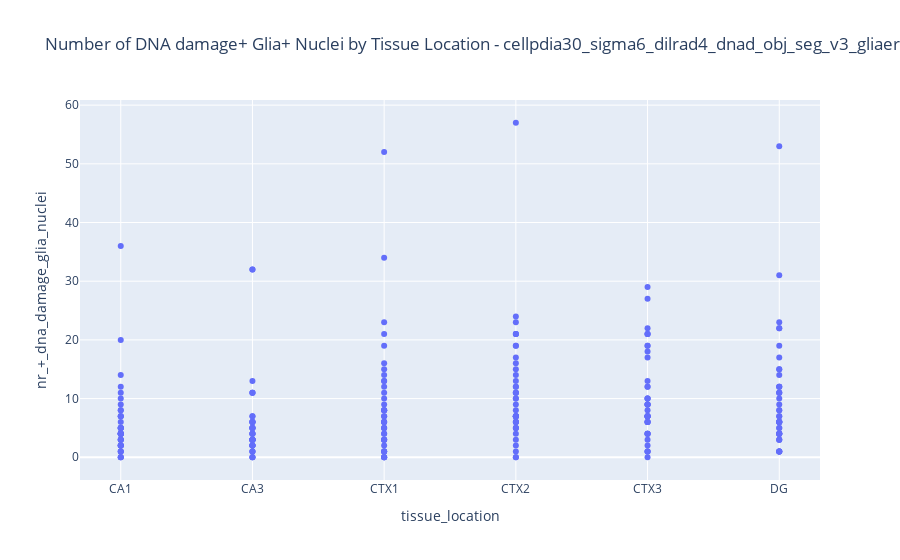

The cell this chart's notebook holds for it:
### Code cell
# Create the plot
fig = px.scatter(df, x='tissue_location', y='nr_+_dna_damage_glia_nuclei',
                 hover_data=['staining_id','index'], title=f"Number of DNA damage+ Glia+ Nuclei by Tissue Location - {title}")

# Show the plot
fig.show()

### Figure 1 — Plotly figure (JSON) as saved in the notebook; plotly's stock layout.template omitted (floating-point values rounded to 4 significant figures; data arrays with more than 128 entries replaced by an {"elided": "..."} marker saying what was removed)
{"data": [{"customdata": {"elided": "252x2 int values"}, "hovertemplate": "tissue_location=%{x}<br>nr_+_dna_damage_glia_nuclei=%{y}<br>staining_id=%{customdata[0]}<br>index=%{customdata[1]}<extra></extra>", "legendgroup": "", "marker": {"color": "#636efa", "symbol": "circle"}, "mode": "markers", "name": "", "orientation": "v", "showlegend": false, "type": "scatter", "x": {"elided": "252 str values"}, "xaxis": "x", "y": {"elided": "252 int values"}, "yaxis": "y"}], "layout": {"legend": {"tracegroupgap": 0}, "title": {"text": "Number of DNA damage+ Glia+ Nuclei by Tissue Location - cellpdia30_sigma6_dilrad4_dnad_obj_seg_v3_gliaero6_glia_sem_seg_v1"}, "xaxis": {"anchor": "y", "domain": [0, 1], "title": {"text": "tissue_location"}}, "yaxis": {"anchor": "x", "domain": [0, 1], "title": {"text": "nr_+_dna_damage_glia_nuclei"}}}}
